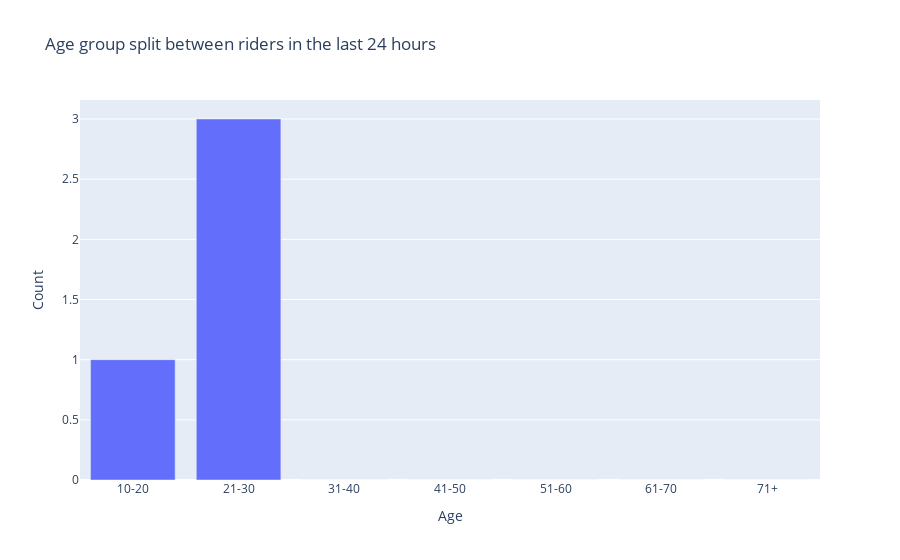

The notebook cell this image was saved under:
### Code cell
bins = [10, 20, 30, 40, 50, 60, 70, 105]
labels = ['10-20', '21-30', '31-40', '41-50', '51-60', '61-70', '71+']
age_groups = pd.cut(riders_day_gender_df['age'], bins=bins, labels=labels, right=True)
age_group_count = riders_day_gender_df.groupby([age_groups])['start_time'].count().reset_index(name='count')
age_fig = px.bar(age_group_count, x = 'age', y = 'count', title="Age group split between riders in the last 24 hours")
age_fig.update_layout(
    xaxis_title='Age',
    yaxis_title='Count'
)

### Figure 1 — Plotly figure (JSON) as saved in the notebook; plotly's stock layout.template omitted (floating-point values rounded to 4 significant figures)
{"data": [{"alignmentgroup": "True", "hovertemplate": "age=%{x}<br>count=%{y}<extra></extra>", "legendgroup": "", "marker": {"color": "#636efa", "pattern": {"shape": ""}}, "name": "", "offsetgroup": "", "orientation": "v", "showlegend": false, "textposition": "auto", "type": "bar", "x": ["10-20", "21-30", "31-40", "41-50", "51-60", "61-70", "71+"], "xaxis": "x", "y": [1, 3, 0, 0, 0, 0, 0], "yaxis": "y"}], "layout": {"barmode": "relative", "legend": {"tracegroupgap": 0}, "title": {"text": "Age group split between riders in the last 24 hours"}, "xaxis": {"anchor": "y", "domain": [0, 1], "title": {"text": "Age"}}, "yaxis": {"anchor": "x", "domain": [0, 1], "title": {"text": "Count"}}}}
